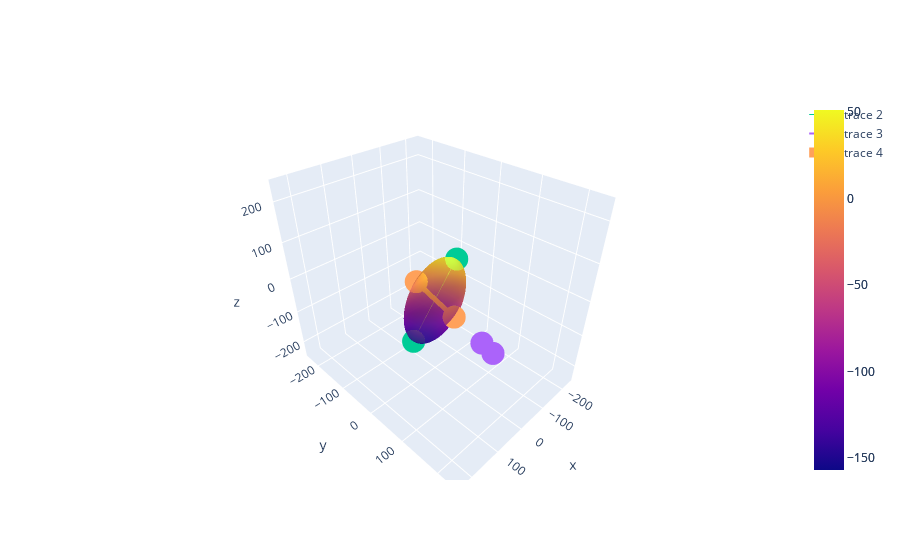

Notebook source saved alongside this figure:
### Markdown cell above
#Main Run

### Code cell
#Entry Target for ellopsoid (Application) -/+200mm, (Entry[3]>Target[3])
Ellipsoidsample1 = [-97, -10, 44]
Ellipsoidsample2 = [52, -29, -150]

#Collision Line points (2 points for line) (Points can be randomized)
CollisionSample1 = [-20,120,-90]
CollisionSample2 = [-20,150,-100]

r1,r2,TransMat,MP,the1,the2 = EllipsoidDetails(Ellipsoidsample1,Ellipsoidsample2)
I1,I2,Rot,result = CheckEllipsoidCollision(CollisionSample1,CollisionSample2,MP,r1,r2,the1,the2)

if result == [0]:
    print('Link is Colliding')
elif result ==[-1]:
    print("No collision, Free to go")
else:
    print("No collision, Near object is in distance of {}mm".format(result[1]))

fig = go.Figure()
VisulaizingEllisoid(fig,MP,r1,r2,TransMat,Rot,Ellipsoidsample1,Ellipsoidsample2,CollisionSample1,CollisionSample2,I1,I2)

### Figure 1 — Plotly figure (JSON) as saved in the notebook; plotly's stock layout.template omitted (floating-point values rounded to 4 significant figures; data arrays with more than 128 entries replaced by an {"elided": "..."} marker saying what was removed)
{"data": [{"opacity": 0.7, "type": "surface", "x": {"elided": "100x100 float values"}, "y": {"elided": "100x100 float values"}, "z": {"elided": "100x100 float values"}}, {"opacity": 0.35, "type": "surface", "x": {"elided": "100x100 float values"}, "y": {"elided": "100x100 float values"}, "z": {"elided": "100x100 float values"}}, {"line": {"width": 1}, "type": "scatter3d", "x": [-97, 52], "y": [-10, -29], "z": [44, -150]}, {"line": {"width": 2}, "type": "scatter3d", "x": [-20, -20], "y": [120, 150], "z": [-90, -100]}, {"line": {"width": 10}, "type": "scatter3d", "x": [-20, -20], "y": [41.02, -75.73], "z": [-63.67, -24.76]}], "layout": {"scene": {"xaxis": {"autorange": false, "range": [-250, 250]}, "yaxis": {"autorange": false, "range": [-250, 250]}, "zaxis": {"autorange": false, "range": [-250, 250]}}}}
